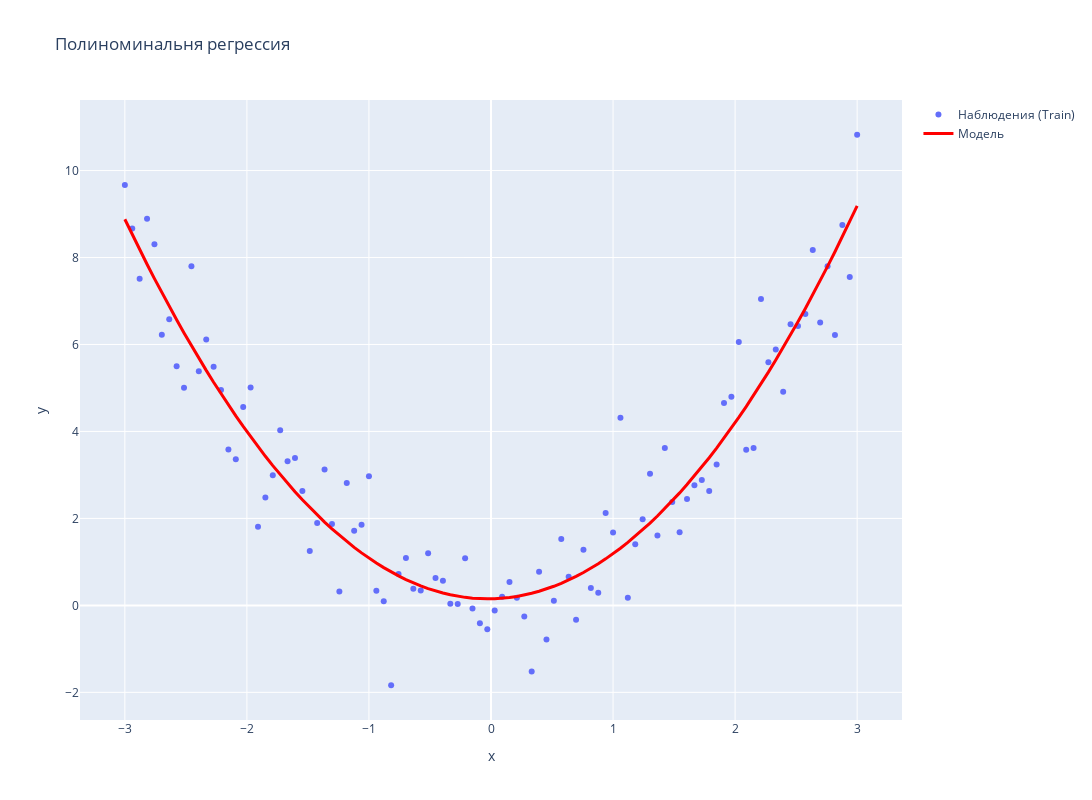

The notebook cell this image was saved under:
### Code cell
# визуализируем
fig = go.Figure()

fig.add_trace(go.Scatter(
    x=X_samples,
    y=y_squared,
    mode='markers',
    name='Наблюдения (Train)',
))

fig.add_trace(go.Scatter(
    x=X_samples,
    y=y_hat,
    mode='lines',
    name='Модель',
    line=dict(color='red', width=3)
))

fig.update_layout(
    title='Полиноминальня регрессия',
    xaxis_title='x',
    yaxis_title='y',
    height=800,
    width=1200
)

fig.show()
